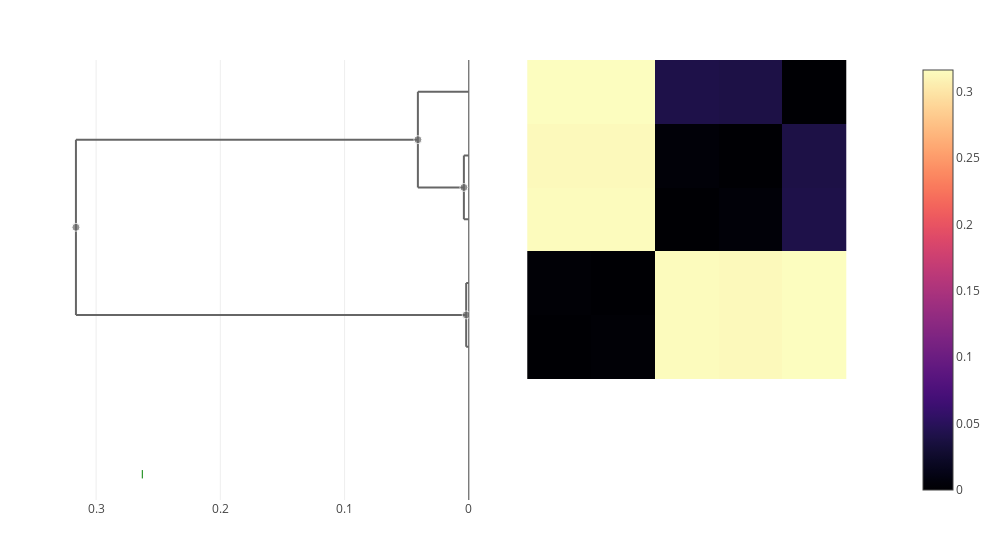

The notebook cell saved with this chart:
### Markdown cell above
### californicus/griseus

### Code cell
let taxon = "californicus"
    trees[taxon] = cluster_annotate(cdata, taxon)
    plot(clustermap(cdata, trees[taxon]))
end

### Figure 1 — Plotly figure (JSON) as saved in the notebook; plotly's stock layout.template omitted (floating-point values rounded to 4 significant figures; data arrays with more than 128 entries replaced by an {"elided": "..."} marker saying what was removed)
{"data": [{"colorscale": {"elided": "256x2 mixed values"}, "type": "heatmap", "x": [0.5, 1.5, 2.5, 3.5, 4.5, 5.5], "y": [0.5, 1.5, 2.5, 3.5, 4.5, 5.5], "z": [[0, 0.002129, 0.3148, 0.3138, 0.3162], [0.002129, 0, 0.3149, 0.314, 0.3162], [0.3148, 0.3149, 0, 0.00396, 0.04098], [0.3138, 0.314, 0.00396, 0, 0.03945], [0.3162, 0.3162, 0.04098, 0.03945, 0]]}, {"hoverinfo": "skip", "line": {"color": "#666666"}, "mode": "lines", "showlegend": false, "type": "scatter", "x": [0.00396, 0.00396, null, 0.00396, 0, null, 0.00396, 0, null], "xaxis": "x2", "y": [3, 4, null, 3, 3, null, 4, 4, null], "yaxis": "y"}, {"hoverinfo": "skip", "line": {"color": "#666666"}, "mode": "lines", "showlegend": false, "type": "scatter", "x": [0.3162, 0.3162, null, 0.3162, 0.002129, null, 0.3162, 0.04098, null], "xaxis": "x2", "y": [1.5, 4.25, null, 1.5, 1.5, null, 4.25, 4.25, null], "yaxis": "y"}, {"hoverinfo": "skip", "line": {"color": "#666666"}, "mode": "lines", "showlegend": false, "type": "scatter", "x": [0.04098, 0.04098, null, 0.04098, 0.00396, null, 0.04098, 0, null], "xaxis": "x2", "y": [3.5, 5, null, 3.5, 3.5, null, 5, 5, null], "yaxis": "y"}, {"hoverinfo": "skip", "line": {"color": "#666666"}, "mode": "lines", "showlegend": false, "type": "scatter", "x": [0.002129, 0.002129, null, 0.002129, 0, null, 0.002129, 0, null], "xaxis": "x2", "y": [1, 2, null, 1, 1, null, 2, 2, null], "yaxis": "y"}, {"customdata": [[7, 2], [9, 5], [8, 3], [6, 2]], "hovertemplate": "ID: %{customdata[0]}<br>\nHeight: %{x:.3f}<br>\nGenome count: %{customdata[1]}\n\n<extra></extra>", "marker": {"color": "#666666", "size": [8, 8, 8, 8]}, "mode": "markers", "showlegend": false, "type": "scatter", "x": [0.00396, 0.3162, 0.04098, 0.002129], "xaxis": "x2", "y": [3.5, 2.875, 4.25, 1.5], "yaxis": "y"}, {"hovertemplate": "%{text} <br>\n%{x}\n<extra></extra>\n", "marker": {"color": "green", "line": {"color": "green", "width": 1}, "symbol": "line-ns"}, "mode": "markers", "text": ["griseus"], "type": "scatter", "x": [0.2628], "xaxis": "x2", "y": [-1, -1, -1, -1, -1, -1, -1, -1, -1, -1, -1, -1, -1, -1, -1, -1, -1, -1, -1, -1, -1, -1, -1, -1, -1, -1, -1, -1, -1, -1, -1, -1, -1, -1]}], "layout": {"height": 550, "hovermode": "closest", "margin": {"b": 50, "l": 50, "r": 50, "t": 60}, "showlegend": false, "width": 1000, "xaxis": {"autorange": true, "domain": [0.505, 1], "range": [-0.2858, 6.286], "scaleanchor": "y", "type": "linear", "visible": false}, "xaxis2": {"autorange": true, "domain": [0, 0.495], "range": [0.3371, 0], "rangemode": "nonnegative", "showspikes": true, "spikedash": "solid", "spikemode": "across", "spikethickness": 1, "type": "linear"}, "yaxis": {"autorange": true, "domain": [0, 1], "range": [-1.404, 5.5], "scaleanchor": "x", "type": "linear", "visible": false}}}
